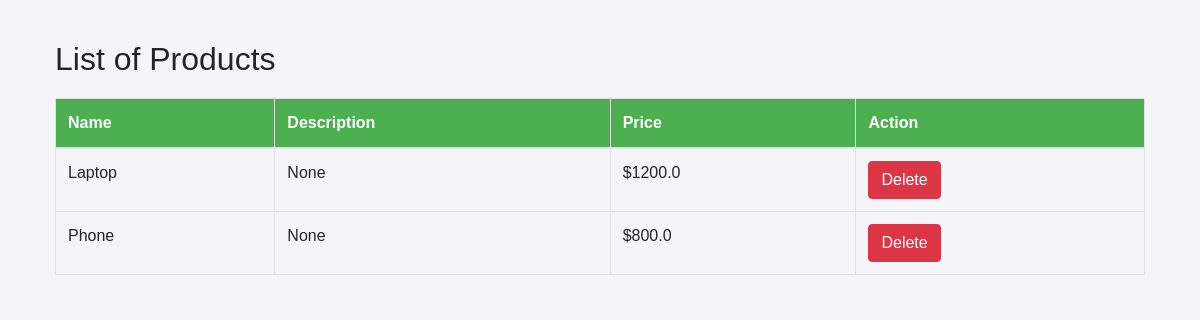
The page /products on the database as committed earlier.
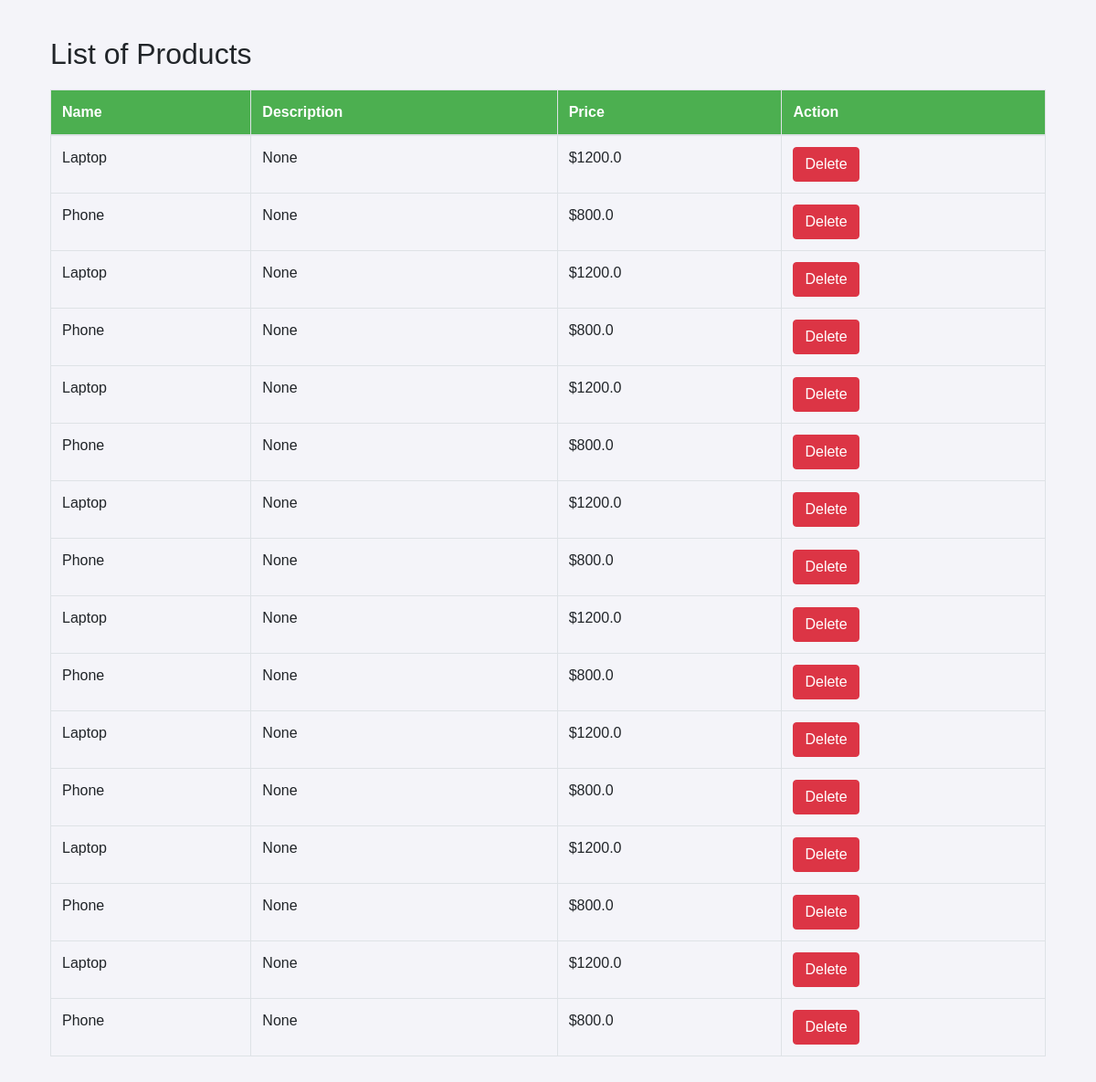
The same page on the database as committed later.
### app/models/product.py (models this page shows)
class Product(db.Model):
    __tablename__ = 'products'  # Correct table name used in ForeignKey reference
    id = db.Column(db.Integer, primary_key=True)
    nom = db.Column(db.String, nullable=False)
    description = db.Column(db.String)
    price = db.Column(db.Float, nullable=False)
    weight = db.Column(db.Float, nullable=False) # Weight of the product in kg

### app/routes/product.py (the view)
@product_bp.route('/products', methods=['GET'])
def list_products():
    products = Product.query.all()
    return render_template('products/list_products.html', products=products)

### app/templates/products/list_products.html (shortened to what this page needs)
{% extends "base.html" %}
{% block content %}
<div class="container">
    <h2>List of Products</h2>
    <table class="table table-bordered">
        <thead>
            <tr>
                <th>Name</th>
                <th>Description</th>
                <th>Price</th>
                <th>Action</th>
            </tr>
        </thead>
        <tbody>
            {% for product in products %}
            <tr>
                <td>{{ product.nom }}</td>
                <td>{{ product.description }}</td>
                <td>${{ product.price }}</td>
                <td>
                    <form action="{{ url_for('product.delete_product', id=product.id) }}" method="POST" style="display:inline;">
                        <button type="submit" class="btn btn-danger">Delete</button>
                    </form>
                </td>
            </tr>
            {% endfor %}
        </tbody>
    </table>
</div>
{% endblock %}

Rows that differ between the two databases and show on the page:
added Product: nom "Laptop", description "None", price "1200.0"
added Product: nom "Phone", description "None", price "800.0"
added Product: nom "Laptop", description "None", price "1200.0"
added Product: nom "Phone", description "None", price "800.0"
added Product: nom "Laptop", description "None", price "1200.0"
added Product: nom "Phone", description "None", price "800.0"
added Product: nom "Laptop", description "None", price "1200.0"
added Product: nom "Phone", description "None", price "800.0"
added Product: nom "Laptop", description "None", price "1200.0"
added Product: nom "Phone", description "None", price "800.0"
added Product: nom "Laptop", description "None", price "1200.0"
added Product: nom "Phone", description "None", price "800.0"
added Product: nom "Laptop", description "None", price "1200.0"
added Product: nom "Phone", description "None", price "800.0"
